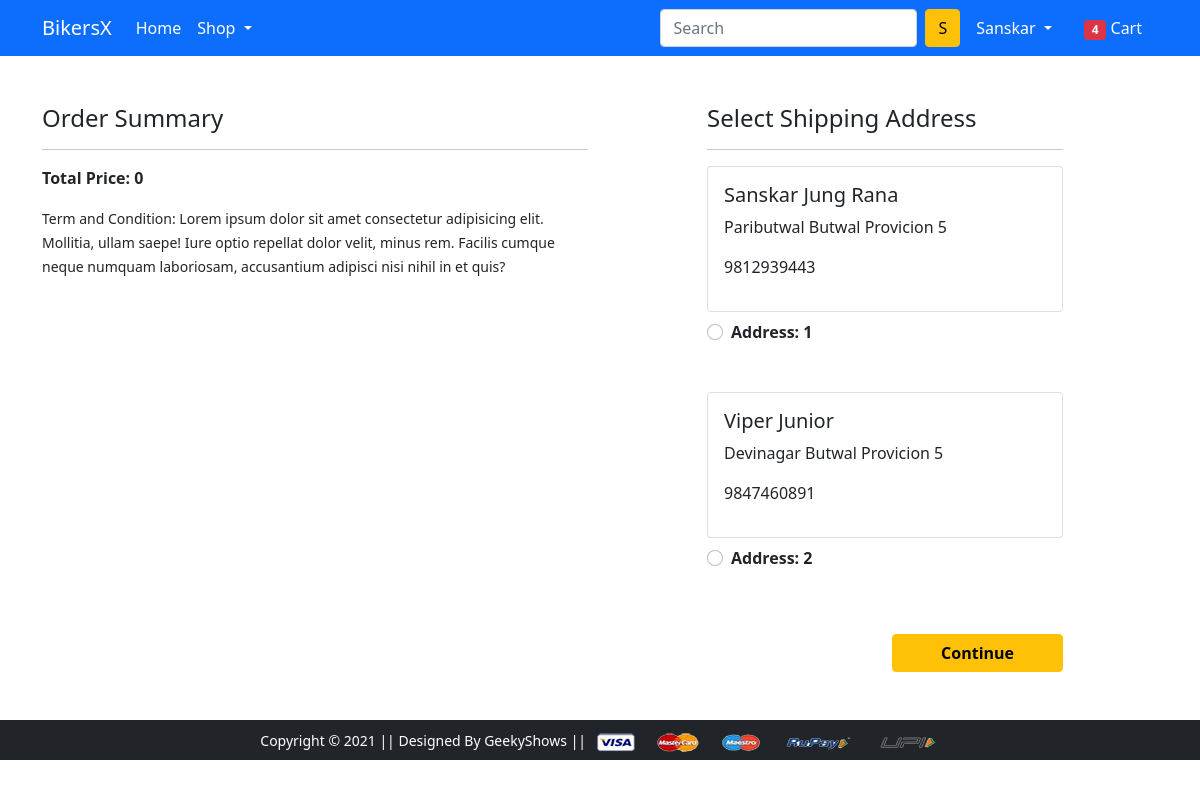
/checkout/ (signed in), run on an earlier commit of the app's database.
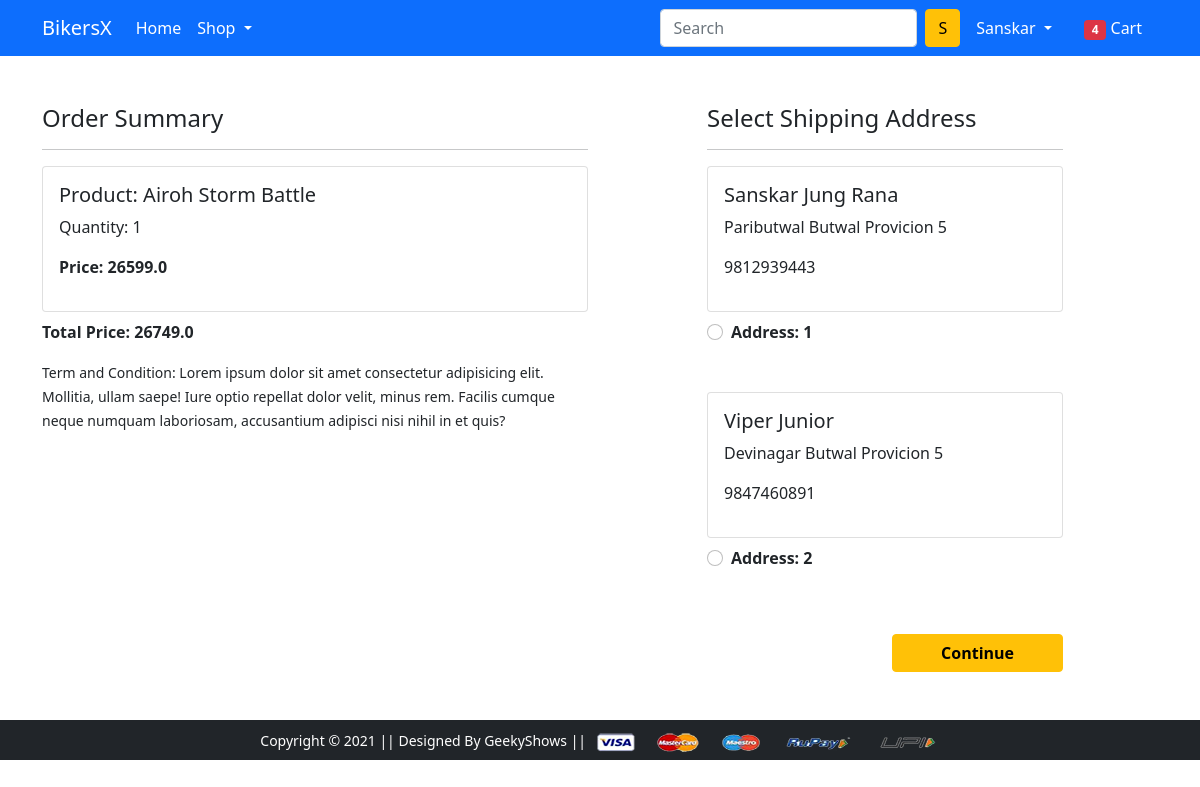
And on a later commit of the database.
### app/models.py (models this page shows, shortened)
class Customer(models.Model):
    user = models.ForeignKey(User, on_delete=models.CASCADE)
    name = models.CharField(max_length=200)
    locality = models.CharField(max_length=200)
    city = models.CharField(max_length=50)
    zipcode = models.IntegerField()
    contactNumber = models.IntegerField()
    state = models.CharField(choices = STATE_CHOICE, max_length=20)

class Cart(models.Model):
    user = models.ForeignKey(User, on_delete=models.CASCADE)
    product = models.ForeignKey(Product, on_delete=models.CASCADE)
    quatity = models.PositiveIntegerField(default=1)
    @property
    def total_cost(self):
        return self.quatity* self.product.discounted_price

class Product(models.Model):
    title = models.CharField(max_length=100)
    selling_price = models.FloatField()
    discounted_price = models.FloatField()
    description = models.TextField()
    brand = models.CharField(max_length=100)
    category = models.CharField(choices= CATEGORY_CHOICES, max_length=15)
    product_image = models.ImageField(upload_to = 'productimg')

### app/views.py (the view)
# urls.py: path('checkout/', views.checkout, name='checkout'),
@login_required
def checkout(request):
    user = request.user
    add =Customer.objects.filter(user=user)
    cart_items = Cart.objects.filter(user=user)
    amount = 0.0
    shipping_amount = 150.0
    totalamount = 0
    cart_product = [p for p in Cart.objects.all() if p.user == user]
    if cart_product:
        for p in cart_product:
            tempamount = (p.quatity * p.product.discounted_price)
            amount += tempamount
        totalamount = amount+shipping_amount
    context = {
        'user':user,
        'add':add,
        'amount' : amount,
        'totalamount' : totalamount,
        'cart_items' : cart_items,
    }
    return render(request, 'app/checkout.html',context)

### app/templates/app/checkout.html
{% extends 'app/base.html' %} {% load static %} {% block title %}Buy Now{% endblock title %} {% block main-content %}
<div class="container">
    <div class="row mt-5">
        <div class="col-sm-6">
            <h4>Order Summary</h4>
            <hr> {% for cart in cart_items %}
            <div class="card mb-2">
                <div class="card-body">
                    <h5>Product: {{ cart.product.title }}</h5>
                    <p>Quantity: {{ cart.quatity }}</p>
                    <p class="fw-bold">Price: {{ cart.total_cost }}</p>
                </div>
            </div>
            {% endfor %}
            <p class="fw-bold">Total Price: {{ totalamount }}</p>
            <small>Term and Condition: Lorem ipsum dolor sit amet consectetur adipisicing elit. Mollitia, ullam saepe! Iure optio repellat dolor velit, minus rem. Facilis cumque neque numquam laboriosam, accusantium adipisci nisi nihil in et quis?</small>
        </div>
        <div class="col-sm-4 offset-sm-1">
            <h4>Select Shipping Address</h4>
            <hr>
            <form action="/paymentdone">
                {% for add in add %}
                <div class="card">
                    <div class="card-body">
                        <h5>{{ add.name }}</h5>
                        <p> {{ add.locality }} {{ add.city }} {{ add.state }} </p>
                        <p>{{ add.contactNumber }}</p>
                    </div>
                </div>
                <div class="form-check mt-2 mb-5">
                    <input class="form-check-input" type="radio" name="custid" id="custadd{{forloop.counter}}" value="{{ add.id }}">
                    <label class="form-check-label fw-bold" for="custadd{{forloop.counter}}">
              Address: {{forloop.counter}}</label>
                </div>
                {% endfor %}
                <div class="text-end">
                    <button type="submit" class="btn btn-warning mt-3 px-5 fw-bold">Continue</button>
                </div>
            </form>
        </div>
    </div>
</div>
{% endblock main-content %}

What changed in the data, as far as the page shows it:
added Cart: product "Airoh Storm Battle", quatity "1", total_cost "26599.0"
Also different on the page:
{{ totalamount }}: "0" → "26749.0"
